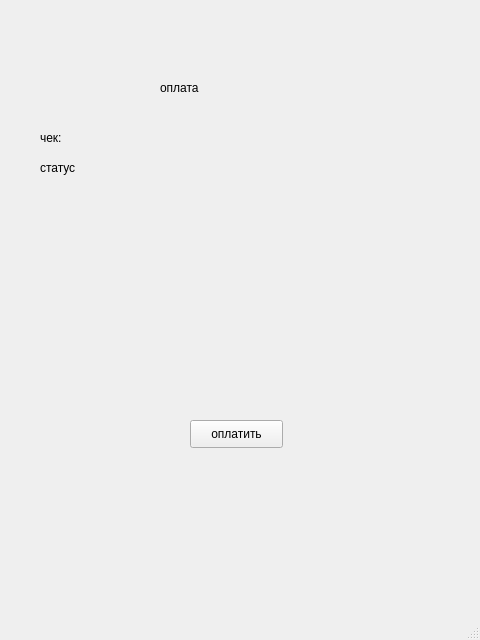
<?xml version="1.0" encoding="UTF-8"?>
<ui version="4.0">
 <class>MainWindow</class>
 <widget class="QMainWindow" name="MainWindow">
  <property name="geometry">
   <rect>
    <x>0</x>
    <y>0</y>
    <width>480</width>
    <height>640</height>
   </rect>
  </property>
  <property name="windowTitle">
   <string>MainWindow</string>
  </property>
  <widget class="QWidget" name="centralwidget">
   <widget class="QLabel" name="label">
    <property name="geometry">
     <rect>
      <x>160</x>
      <y>80</y>
      <width>55</width>
      <height>16</height>
     </rect>
    </property>
    <property name="text">
     <string>оплата</string>
    </property>
   </widget>
   <widget class="QLabel" name="label_2">
    <property name="geometry">
     <rect>
      <x>40</x>
      <y>130</y>
      <width>55</width>
      <height>16</height>
     </rect>
    </property>
    <property name="text">
     <string>чек:</string>
    </property>
   </widget>
   <widget class="QLabel" name="label_3">
    <property name="geometry">
     <rect>
      <x>40</x>
      <y>160</y>
      <width>55</width>
      <height>16</height>
     </rect>
    </property>
    <property name="text">
     <string>статус</string>
    </property>
   </widget>
   <widget class="QPushButton" name="pushButton">
    <property name="geometry">
     <rect>
      <x>190</x>
      <y>420</y>
      <width>93</width>
      <height>28</height>
     </rect>
    </property>
    <property name="text">
     <string>оплатить</string>
    </property>
   </widget>
  </widget>
  <widget class="QMenuBar" name="menubar">
   <property name="geometry">
    <rect>
     <x>0</x>
     <y>0</y>
     <width>480</width>
     <height>26</height>
    </rect>
   </property>
  </widget>
  <widget class="QStatusBar" name="statusbar"/>
 </widget>
 <resources/>
 <connections/>
</ui>
